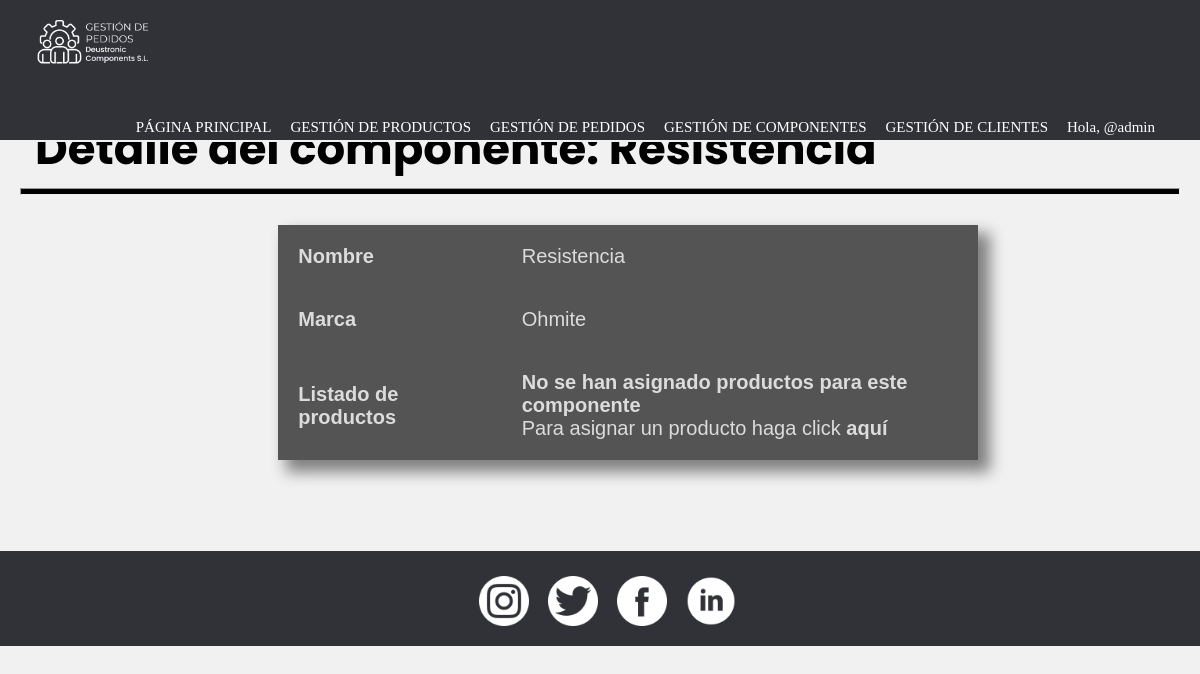
The page /gestionDePedidos/detalleComponente/3/ (signed in) on the database as committed earlier.
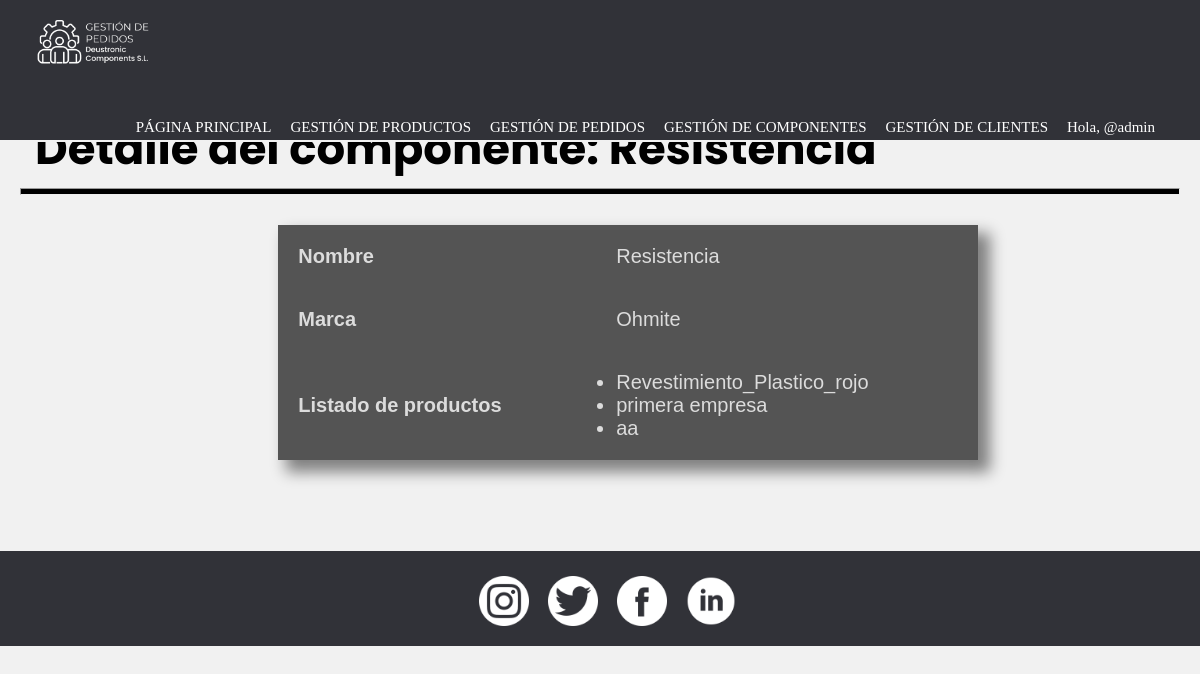
The same page on the database as committed later.
### appGestionDePedidos/models.py (models this page shows)
class Consta(models.Model):
    producto = models.ForeignKey(Producto, on_delete=models.CASCADE)
    componente = models.ForeignKey(Componente, on_delete=models.CASCADE)

class Producto(models.Model):
    precio = models.IntegerField()
    nombre = models.CharField(max_length=50)
    descripcion = models.TextField(max_length=50)
    categoria = models.CharField(max_length=50)
    componentes = models.ManyToManyField(Componente, through = 'Consta') #esto nos crea la tabla intermedia de la n-m invisible producto-componente
    def __str__(self):
        return self.nombre

### appGestionDePedidos/views.py (the view)
# urls.py: path('detalleComponente/<int:pk>/', ComponenteDetailView.as_view(), name = 'detalleComponente'),
class ComponenteDetailView(PermissionRequiredMixin, DetailView):
        permission_required = 'appGestionDePedidos.view_componente'
        model = Componente
        template_name = 'detalleComponente.html'
        context_object_name = 'detalle_componente'

### appGestionDePedidos/templates/detalleComponente.html
{% extends "base.html" %}
{% load static %}
{% block content %}
    <header>
        <h2 class="pagSecundarias">Detalle del componente: {{detalle_componente.nombre}}</h2>
        <hr>
    </header>
    <div class="detalle">
        <table>
            <tr>
                <th>Nombre</th>
                <td>{{ detalle_componente.nombre }}</td>
            </tr>
            <tr>
                <th>Marca</th>
                <td>{{ detalle_componente.marca }}</td>
            </tr>
            <tr>
                <th>Listado de productos</th>
                <td>
                    {% if detalle_componente.consta_set.all %}
                        <ul>
                            {% for productos in detalle_componente.consta_set.all %}
                                <li>{{productos.producto}}</li>
                            {% endfor %}
                        </ul>
                    {% else %}
                        <h4>No se han asignado productos para este componente</h4>
                        {% if perms.appGestionDePedidos.add_consta %}
                            <p>Para asignar un producto haga click <a href="{% url 'anyadirComponenteProducto' %}">aquí</a></p>
                        {% endif %}
                    {% endif %}
                </td>
            </tr>
        </table>
    </div>
{% endblock %}

Rows that differ between the two databases and show on the page:
added Consta: producto "Revestimiento_Plastico_rojo"
added Consta: producto "primera empresa"
added Consta: producto "aa"
Other text that changed with them:
text no longer shown: "No se han asignado productos para este componente Para asignar un producto haga click aquí"
